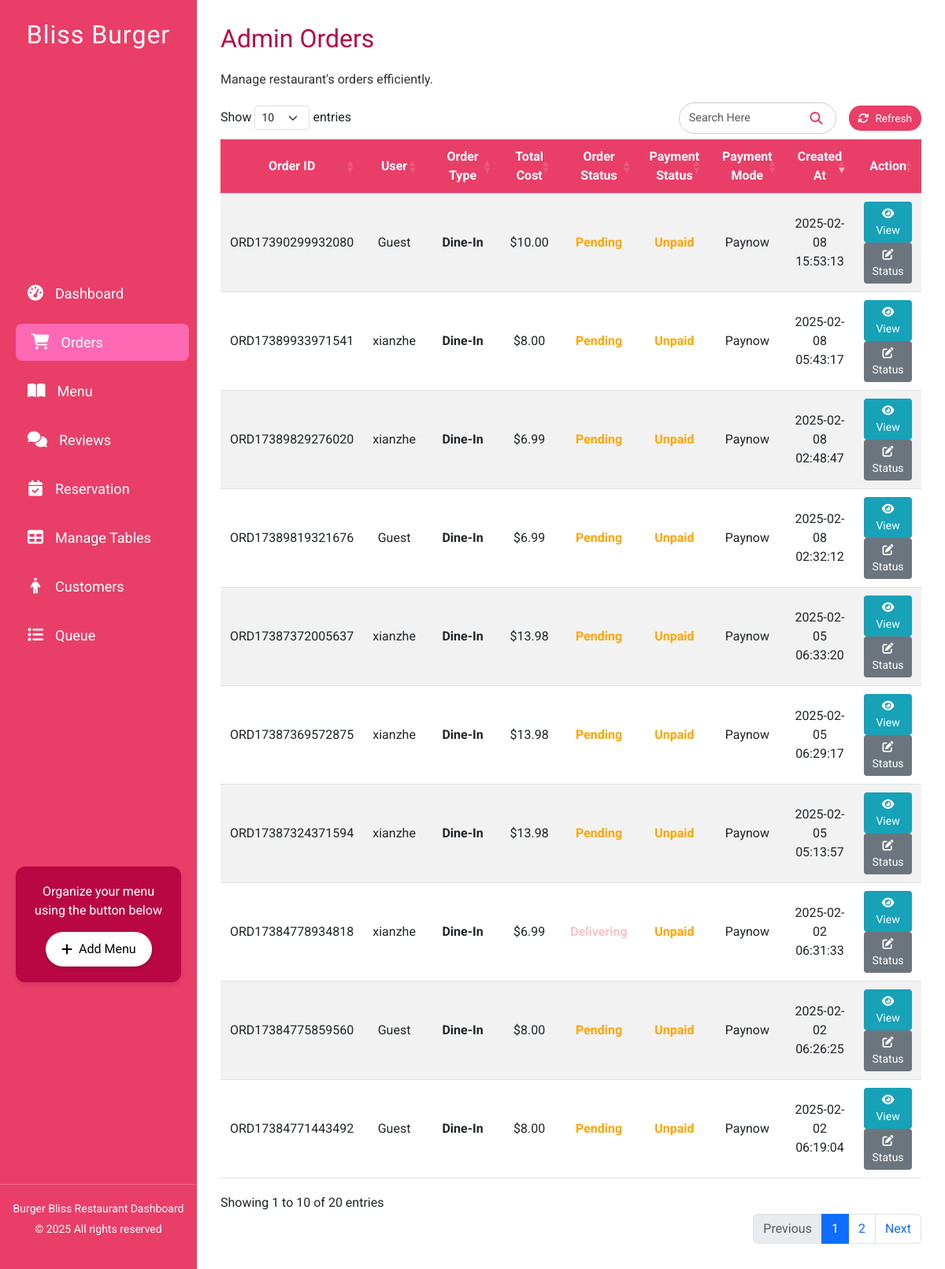
Page /php_admin/admin_orders.php on the committed database.
### tables this page shows
CREATE TABLE `orders` (
  `id` int(11) NOT NULL,
  `order_id` varchar(25) DEFAULT NULL,
  `user_id` int(11) DEFAULT NULL,
  `payment_method` varchar(50) DEFAULT NULL,
  `order_type` enum('dine_in','takeaway') NOT NULL,
  `table_number` varchar(10) DEFAULT NULL,
  `address` varchar(255) DEFAULT NULL,
  `total_price` decimal(10,2) DEFAULT NULL,
  `created_at` timestamp NOT NULL DEFAULT current_timestamp(),
  `order_status` varchar(50) DEFAULT 'Pending',
  `payment_status` varchar(50) DEFAULT 'Unpaid'
);

CREATE TABLE `users` (
  `id` int(11) NOT NULL,
  `username` varchar(50) NOT NULL,
  `email` varchar(100) NOT NULL,
  `phone` int(12) DEFAULT NULL,
  `pass` varchar(255) NOT NULL,
  `points` int(11) NOT NULL,
  `created_at` datetime DEFAULT current_timestamp(),
  `profile_picture` varchar(255) NOT NULL
);

### php_admin/admin_orders.php (the view, shortened to what this page needs)
<?php
include 'db_connection.php';
$sql = "SELECT orders.*, users.username FROM orders LEFT JOIN users ON orders.user_id = users.id ORDER BY orders.created_at DESC";
$result = $conn->query($sql);
?>
<!DOCTYPE html>
<html lang="en">
<head>
    <link rel="stylesheet" href="https://cdnjs.cloudflare.com/ajax/libs/font-awesome/6.4.0/css/all.min.css"/>
    <link rel="stylesheet" href="../css/admin_orders.css">
    <link href="https://cdn.jsdelivr.net/npm/bootstrap@5.3.0/dist/css/bootstrap.min.css" rel="stylesheet">
    <link rel="stylesheet" href="https://cdn.datatables.net/1.13.5/css/dataTables.bootstrap5.min.css">
</head>
<body>
    <?php include "admin_navbar.php"?>
    <div class="main-content container-fluid">
        <h2>Admin Orders</h2>
        <p>Manage restaurant's orders efficiently.</p>
        <table id="ordersTable" class="order-table table table-striped table-bordered">
            <thead>
                <tr>
                    <th>Order ID</th>
                    <th>User</th>
                    <th>Order Type</th>
                    <th>Total Cost</th>
                    <th>Order Status</th>
                    <th>Payment Status</th>
                    <th>Payment Mode</th>
                    <th>Created At</th>
                    <th>Action</th>
                </tr>
            </thead>
            <tbody>
                <?php if ($result->num_rows > 0): ?>
                    <?php while($order = $result->fetch_assoc()): ?>
                        <tr>
                            <td><?php echo htmlspecialchars($order['order_id'] ?? ''); ?></td>
                            <td>
                                <?php
                                    echo !empty($order['username']) ? htmlspecialchars($order['username']) : 'Guest';
                                ?>
                            </td>
                            <td class="order-type"><?php echo ($order['order_type'] === 'takeaway') ? 'Takeaway' : 'Dine-In'; ?></td>
                            <td>$<?php echo number_format($order['total_price'] ?? 0, 2); ?></td>
                            <td>
                                <span class="<?php
                                    switch($order['order_status']) {
                                        case 'Pending':
                                            echo 'status-pending';
                                            break;
                                        case 'Delivering':
                                            echo 'status-delivering';
                                            break;
                                        case 'Completed':
                                            echo 'status-completed';
                                            break;
                                    }
                                ?>">
                                    <?php echo htmlspecialchars($order['order_status'] ?? ''); ?>
                                </span>
                            </td>
                            <td>
                                <span class="<?php
                                    switch($order['payment_status']) {
                                        case 'Paid':
                                            echo 'status-completed';
                                            break;
                                        case 'Unpaid':
                                            echo 'status-pending';
                                            break;
                                    }
                                ?>">
                                    <?php echo htmlspecialchars($order['payment_status'] ?? ''); ?>
                                </span>
                            </td>
                            <td><?php echo htmlspecialchars(ucfirst($order['payment_method'] ?? '')); ?></td>
                            <td><?php echo htmlspecialchars($order['created_at'] ?? ''); ?></td>
                            <td>
                            <a href="admin_order_details.php?order_id=<?php echo $order['id']; ?>" class="btn btn-view btn-sm">
                                <i class="fas fa-eye"></i> View
                            </a>
                                <button class="btn btn-status btn-sm change-status" data-order-id="<?php echo $order['id']; ?>">
                                    <i class="fas fa-edit"></i> Status
                                </button>
                            </td>
                        </tr>
                    <?php endwhile; ?>
                <?php else: ?>
                    <tr>
                        <td colspan="9" class="text-center">No orders found.</td>
                    </tr>
                <?php endif; ?>
            </tbody>
        </table>
    </div>
</body>
</html>

### css/admin_orders.css (style rules this page uses)
body { font-family: 'Roboto', sans-serif; background-color: #f8f9fa; }
.main-content { padding: 20px; }
h2 { font-family: 'Lobster', cursive; margin-bottom: 20px; color: #333333; }
.status-pending { color: orange; font-weight: bold; }
.status-delivering { color: pink; font-weight: bold; }
.order-type { font-weight: bold; color: #555555; }
.btn-view { background-color: #17a2b8 !important; color: #ffffff !important; }
.btn-status { background-color: #6c757d !important; color: #ffffff !important; }
.order-table th, .order-table td { border-left: none !important; border-right: none !important; padding: 10px 12px !important; text-align: center !important; vertical-align: middle !important; }
.order-table th { background-color: #e93e68 !important; color: white !important; }

### css/admin_navbar.css (style rules this page uses)
* { margin: 0; padding: 0; box-sizing: border-box; }
:root { --sidebar-bg: #e93e68; --sidebar-hover: #ff69b4; --button-bg: #ffffff; --button-hover: #ff1493; --font-primary: 'Roboto', sans-serif; --font-secondary: 'Lobster', cursive; --text-color: #ffffff; --accent-color: #b90743; --transition-speed: 0.3s; --box-shadow: 0 4px 6px rgba(0, 0, 0, 0.1); }
body { font-family: var(--font-primary); display: flex; min-height: 100vh; background-color: #f5f5f5; animation: fadeIn 1s ease-in-out; }
.main-content { flex: 1; padding: 30px; background-color: #ffffff; box-shadow: -2px 0 5px rgba(0,0,0,0.1); transition: margin-left var(--transition-speed); animation: mainContentFadeIn 1s ease-in-out; }
.main-content h2 { font-family: var(--font-secondary); color: var(--accent-color); margin-bottom: 20px; opacity: 0; transform: translateY(-20px); animation: fadeInUp 0.5s forwards; animation-delay: 1.4s; }
.main-content p { font-size: 16px; color: #333333; line-height: 1.6; opacity: 0; transform: translateY(20px); animation: fadeInUp 0.5s forwards; animation-delay: 1.5s; }

### rows in the picture
orders: order "ORD17390299932080", shows "Guest", order_type "Dine-In", total_price "10.00", order_status "Pending", payment_status "Unpaid", payment_method "Paynow", created_at "2025-02-08 15:53:13"
orders: order "ORD17389933971541", user.username "xianzhe", order_type "Dine-In", total_price "8.00", order_status "Pending", payment_status "Unpaid", payment_method "Paynow", created_at "2025-02-08 05:43:17"
orders: order "ORD17389829276020", user.username "xianzhe", order_type "Dine-In", total_price "6.99", order_status "Pending", payment_status "Unpaid", payment_method "Paynow", created_at "2025-02-08 02:48:47"
orders: order "ORD17389819321676", shows "Guest", order_type "Dine-In", total_price "6.99", order_status "Pending", payment_status "Unpaid", payment_method "Paynow", created_at "2025-02-08 02:32:12"
orders: order "ORD17387372005637", user.username "xianzhe", order_type "Dine-In", total_price "13.98", order_status "Pending", payment_status "Unpaid", payment_method "Paynow", created_at "2025-02-05 06:33:20"
orders: order "ORD17387369572875", user.username "xianzhe", order_type "Dine-In", total_price "13.98", order_status "Pending", payment_status "Unpaid", payment_method "Paynow", created_at "2025-02-05 06:29:17"
orders: order "ORD17387324371594", user.username "xianzhe", order_type "Dine-In", total_price "13.98", order_status "Pending", payment_status "Unpaid", payment_method "Paynow", created_at "2025-02-05 05:13:57"
orders: order "ORD17384778934818", user.username "xianzhe", order_type "Dine-In", total_price "6.99", order_status "Delivering", payment_status "Unpaid", payment_method "Paynow", created_at "2025-02-02 06:31:33"
orders: order "ORD17384775859560", shows "Guest", order_type "Dine-In", total_price "8.00", order_status "Pending", payment_status "Unpaid", payment_method "Paynow", created_at "2025-02-02 06:26:25"
orders: order "ORD17384771443492", shows "Guest", order_type "Dine-In", total_price "8.00", order_status "Pending", payment_status "Unpaid", payment_method "Paynow", created_at "2025-02-02 06:19:04"
